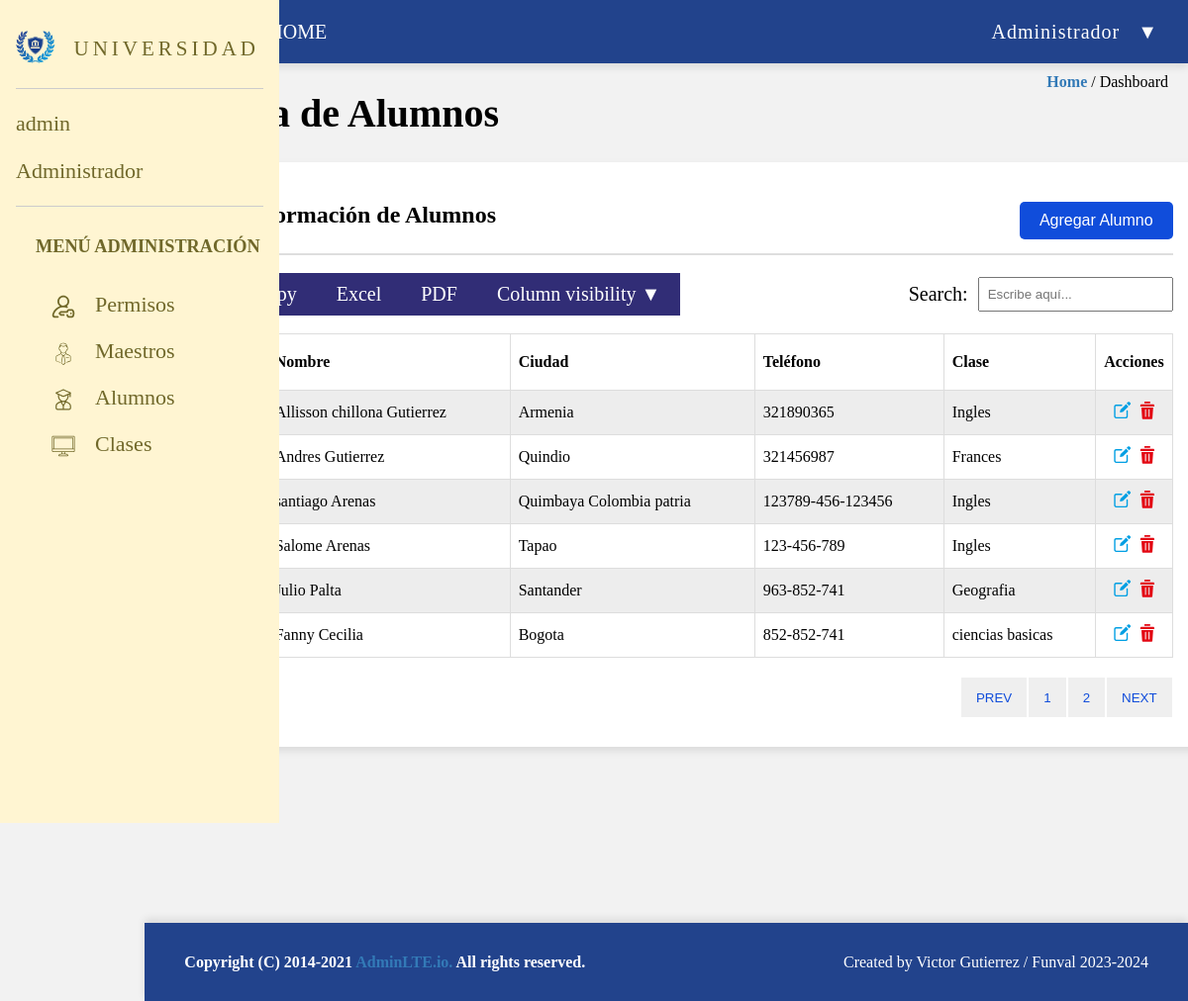
The app's page /views/agregarAlumnos.php (signed in) with its own data.
### tables this page shows
CREATE TABLE `alumnos` (
  `id` int(11) NOT NULL,
  `nombre` varchar(255) NOT NULL,
  `apellido` varchar(255) NOT NULL,
  `ciudad` varchar(255) NOT NULL,
  `telefono` varchar(255) NOT NULL,
  `id_clase` int(11) NOT NULL
);

CREATE TABLE `clases` (
  `id` int(11) NOT NULL,
  `clase` varchar(255) NOT NULL
);

### views/agregarAlumnos.php (the view, shortened to what this page needs)
<?php
$conexion = mysqli_connect("localhost", "root", "", "universidad");
$sql = "SELECT * FROM alumnos";
$query = mysqli_query($conexion, $sql);
?>
<!DOCTYPE html>
<html lang="es">
<head>
    <link rel="stylesheet" href="../style/agregarAlumnos.css">
</head>
<body>
    <div class="sidebar">
        <div class="logo-container">
            <img src="/assets/logo-university-sin-letters.png" alt="Logo">
            <p>&nbsp;&nbsp;UNIVERSIDAD</p>
        </div>
        <div class="box1">
            <p>admin</p>
            <p>Administrador</p>
        </div>
        <div class="box2">
            <div class="menu-admin">
                <h5>MENÚ ADMINISTRACIÓN</h5>
                <div class="menuIcons"><a href="../views/permisos.php"><img src="/assets/icono-permisos.svg" alt="Permisos">Permisos</a></div>
                <div class="menuIcons"><a href="../views/maestros_table.php"><img src="/assets/icono-maestros.svg" alt="Maestros">Maestros</a></div>
                <div class="menuIcons"><a href="../views/agregarAlumnos.php"><img src="/assets/icono-alumnos.svg" alt="Alumnos">Alumnos</a></div>
                <div class="menuIcons"><a href="../views/agregarClases.php"><img src="/assets/icono-clases.svg" alt="Clases">Clases</a></div>
            </div>
        </div>
    </div>
    <div class="header">
        <div class="menu">
            <ul>
                <li class="menuBar">&#9776;</li>
                <li>HOME</li>
            </ul>
        </div>
        <div class="rol">
            <ul>
                <li>Administrador &nbsp;&nbsp;&#x25BC;
                </li>
            </ul>
        </div>
    </div>
    <div class="dashboard-title">
        <h1>Lista de Alumnos</h1>
    </div>
    <div class="home-dashboard">
        <a href="#" class="actualPage">Home</a> / Dashboard
    </div>
    <div class="container">
        <div class="content">
            <div class="info">
                <h4>Información de Alumnos</h4>
                <button type="submit" class="btnInfo">Agregar Alumno</button>
            </div>
            <div class="linksContainer">
                <ul class="links">
                    <li><a class="linkOpc" href="#">Copy</a></li>
                    <li><a class="linkOpc" href="../modells/alumnosExel.php">Excel</a></li>
                    <li><a class="linkOpc" href="../modells/alumnospdf.php">PDF</a></li>
                    <li><a class="linkOpc" href="#">Column visibility &#x25BC;</a></li>
                </ul>
                <form action="/buscar" method="GET">
                    <label for="busqueda">Search:</label>
                    <input type="text" id="busqueda" data-table="table_id" name="q" placeholder="Escribe aquí...">
                </form>
            </div>
            <table class="clases table_id">
                <thead>
                    <tr>
                        <th>#</th>
                        <th>Nombre</th>
                        <th>Ciudad</th>
                        <th>Teléfono</th>
                        <th>Clase</th>
                        <th>Acciones</th>
                    </tr>
                </thead>
                <tbody>
                    <?php while ($fila = mysqli_fetch_array($query)) : ?>
                        <tr>
                            <td><?= $fila['id'] ?></td>
                            <td><?= $fila['nombre'] ?> <?= $fila['apellido'] ?> </td>
                            <td><?= $fila['ciudad'] ?></td>
                            <td><?= $fila['telefono'] ?></td>
                            <td><?= obtenerdato($fila['id_clase'], $conexion) ?></td>
                            <td class="acciones">
                                <a href="../views/modaleditaralumnos.php?id=<?= $fila['id']; ?>" class="btnIcon">
                                    <img src="/assets/icono-editar-datos.svg" alt="Edit Info" class="editIcon">
                                </a>
                                <a href="../controller/borrarAlumnos.php?id=<?= $fila['id'] ?>" class="btnIconDel" onclick="return confirmDeleting()">
                                    <img src="/assets/icono-delete.svg" alt="Delete Info" class="deleteIcon">
                                </a>
                            </td>
                        </tr>
                    <?php endwhile; ?>
                    <?php
                    function obtenerdato($id_clase, $conexion)
                    {
                        $query = mysqli_query($conexion, "SELECT clase FROM clases WHERE id = '$id_clase'");
                        $fila = mysqli_fetch_array($query);
                        return $fila ? $fila['clase'] : 'No asignada';
                    }
                    ?>
                </tbody>
            </table>
            <div class="pagination">
                <button>PREV</button>
                <button>1</button>
                <button>2</button>
                <button>NEXT</button>
            </div>
        </div>
    </div>
    <div class="footer">
        <div class="footer-left">Copyright (C) 2014-2021 <span class="footer-left1" style="color: #337ab7;">AdminLTE.io.</span>
            <span>All rights reserved.</span>
        </div>
        <div class="footer-right">Created by Victor Gutierrez / Funval 2023-2024</div>
    </div>
</body>
</html>

### style/agregarAlumnos.css (style rules this page uses)
body { margin: 0; padding: 0; font-family: Cambria, Cochin, Georgia, Times, "Times New Roman", serif; background-color: #f2f2f2; display: grid; grid-template-columns: 1.5fr 9fr 1.8fr; grid-template-rows: 0.5fr 11fr 0.5fr; }
.sidebar { grid-column: 1/2; background-color: #fff5d2; color: #70682a; width: 250px; height: 100vh; padding: 16px; font-size: 22px; position: fixed; z-index: 1; }
.sidebar img { width: 40px; height: 33px; margin-bottom: 10px; }
.logo-container { display: flex; align-items: center; flex-direction: row; }
.logo-container p { font-size: 21px; letter-spacing: 4px; padding-bottom: 6px; }
.box1 { border-bottom: 1px solid #ccc; border-top: 1px solid #ccc; margin-bottom: 4px; }
.box2 { margin-bottom: 10px; }
.menu-admin { margin-top: 20px; }
.menu-admin a { display: flex; text-decoration: none; color: #70682a; padding-top: 4px; }
.menuIcons { display: flex; margin-bottom: 6px; margin-left: 16px; }
.menu-admin h5 { margin-left: 20px; }
.menu-admin img { width: 24px; height: 24px; margin-left: 20px; margin-right: 20px; padding-top: 3px; }
.header { width: 100%; height: 64px; grid-column: 2/4; background-color: #22438c; box-shadow: 0 4px 8px rgba(0, 0, 0, 0.1); color: white; display: flex; justify-content: space-between; align-items: center; }
.menu { font-size: 20px; text-align: left; }
.rol { font-size: 20px; text-align: right; padding-right: 30px; letter-spacing: 1px; align-items: center; justify-content: center; }
ul { width: 100%; list-style: none; background: #22438c; margin: 0; padding: 0; }
.menu li { width: 90px; display: inline-block; }
.menuBar { text-align: center; padding-left: 30px; }
ul li a { display: block; padding: 10px 10px; color: #fff; text-decoration: none; text-align: center; font-size: 20px; }
.home-dashboard { grid-column: 3/4; grid-row: 2/3; text-align: right; padding: 10px; padding-right: 20px; }
.dashboard-title { padding-left: 60px; grid-column: 2/4; grid-row: 2/3; font-size: 20px; display: flex; flex-direction: row; }
.container { grid-column: 2/4; grid-row: 2/3; }
.content { width: 90%; margin-top: 100px; grid-column: 2; margin-left: 60px; padding: 30px; border-radius: 8px; box-shadow: 0 4px 8px rgba(0, 0, 0, 0.1); background-color: #fff; }
.footer { width: 100%; height: 79px; grid-column: 2/4; grid-row: 3/4; background-color: #22438c; box-shadow: 0 -4px 8px rgba(0, 0, 0, 0.1); display: flex; justify-content: space-between; align-items: center; }
.footer-left { color: white; font-weight: bold; padding-left: 40px; }
.footer-right { color: white; padding-right: 40px; }
.actualPage { color: #337ab7; font-weight: bold; text-decoration: none; }
table { border-collapse: collapse; width: 100%; }
th, td { border: 1px solid #dddddd; text-align: left; padding: 8px; }
th { background-color: #ffffff; height: 40px; }
tr:nth-child(even) { background-color: #ffffff; }
tr:nth-child(odd) { background-color: #ededed; }
tr { height: 40px; }
.acciones { width: 5px; text-align: center; }
.btnIcon { display: inline-block; padding: 2px; }
.editIcon { width: 20px; height: 20px; }
.deleteIcon { width: 20px; height: 20px; }
.info { display: flex; justify-content: space-between; font-size: 24px; border-bottom: 2px solid #dedede; padding-bottom: 14px; }
h4 { margin: 10px; }
.btnInfo { margin-top: 10px; padding: 10px 20px; background-color: #104ddb; color: white; border: none; border-radius: 5px; text-decoration: none; display: inline-block; font-size: 16px; cursor: pointer; }
.linksContainer { display: flex; padding-top: 18px; padding-bottom: 18px; }
.links { display: flex; align-items: center; padding: 10px; }
.linkOpc { background-color: #312d76; padding: 10px 20px; }
ul.links { list-style: none; margin: 0; padding: 0; display: flex; background-color: #ffffff; }
form { margin-left: auto; display: flex; align-items: center; }
label { font-size: 20px; margin-right: 10px; }
input[type="text"] { padding: 8px; box-sizing: border-box; }
.pagination { display: flex; justify-content: right; margin-top: 20px; }
.pagination button { color: #104ddb; height: 40px; border: none; padding: 10px 15px; margin: 0 1px; cursor: pointer; }

### records on screen
alumnos: nombre "Allisson chillona", apellido "Gutierrez", ciudad "Armenia", telefono "321890365", id_clase.clase "Ingles"
alumnos: nombre "Andres", apellido "Gutierrez", ciudad "Quindio", telefono "321456987", id_clase.clase "Frances"
alumnos: nombre "santiago", apellido "Arenas", ciudad "Quimbaya Colombia patria", telefono "123789-456-123456", id_clase.clase "Ingles"
alumnos: nombre "Salome", apellido "Arenas", ciudad "Tapao", telefono "123-456-789", id_clase.clase "Ingles"
alumnos: nombre "Julio", apellido "Palta", ciudad "Santander", telefono "963-852-741", id_clase.clase "Geografia"
alumnos: nombre "Fanny", apellido "Cecilia", ciudad "Bogota", telefono "852-852-741", id_clase.clase "ciencias basicas"
